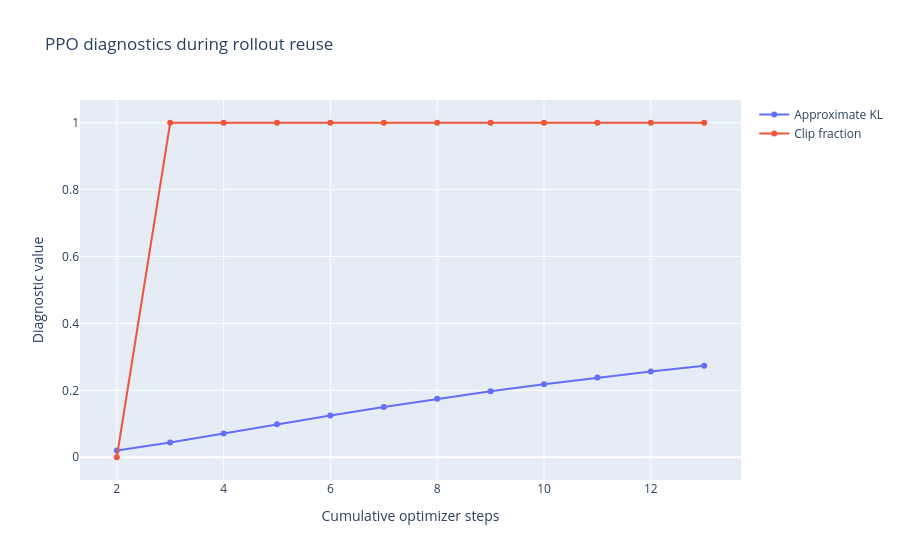

Source (notebook cell):
### Code cell
diagnostic_figure = go.Figure()

diagnostic_figure.add_scatter(
    x=history["step"],
    y=history["approx_kl"],
    mode="lines+markers",
    name="Approximate KL",
)

diagnostic_figure.add_scatter(
    x=history["step"],
    y=history["clip_fraction"],
    mode="lines+markers",
    name="Clip fraction",
)

diagnostic_figure.update_layout(
    title="PPO diagnostics during rollout reuse",
    xaxis_title="Cumulative optimizer steps",
    yaxis_title="Diagnostic value",
    hovermode="x unified",
)

diagnostic_figure.show()

### Figure 1 — Plotly figure (JSON) as saved in the notebook; plotly's stock layout.template omitted (floating-point values rounded to 4 significant figures)
{"data": [{"mode": "lines+markers", "name": "Approximate KL", "type": "scatter", "x": [2, 3, 4, 5, 6, 7, 8, 9, 10, 11, 12, 13], "y": [0.01986, 0.04429, 0.07111, 0.09832, 0.1249, 0.1504, 0.1746, 0.1973, 0.2184, 0.2382, 0.2565, 0.2734]}, {"mode": "lines+markers", "name": "Clip fraction", "type": "scatter", "x": [2, 3, 4, 5, 6, 7, 8, 9, 10, 11, 12, 13], "y": [0, 1, 1, 1, 1, 1, 1, 1, 1, 1, 1, 1]}], "layout": {"hovermode": "x unified", "title": {"text": "PPO diagnostics during rollout reuse"}, "xaxis": {"title": {"text": "Cumulative optimizer steps"}}, "yaxis": {"title": {"text": "Diagnostic value"}}}}
